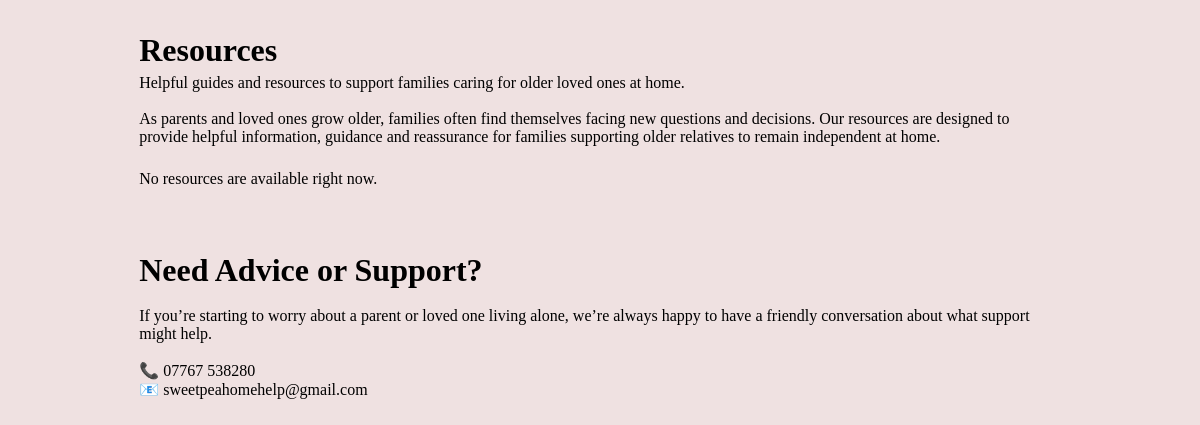
The app's page /resources/, older data.
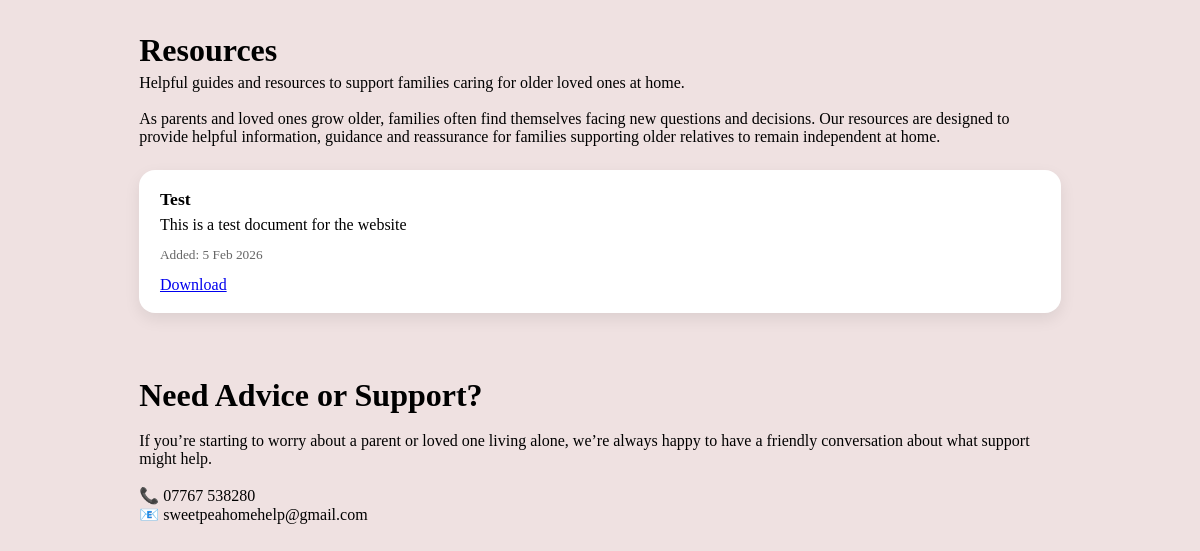
The same page, newer data.
### SweetPeaApp/models.py (models this page shows, shortened)
class ResourceDocument(models.Model):
    title = models.CharField(max_length=200)
    description = models.TextField(blank=True)
    file = models.FileField(upload_to="resources/%Y/%m/")
    uploaded_by = models.ForeignKey(
        settings.AUTH_USER_MODEL,
        on_delete=models.SET_NULL,
        null=True,
        blank=True,
        related_name="uploaded_resources",
    )
    is_published = models.BooleanField(default=True)
    created_at = models.DateTimeField(auto_now_add=True)
    class Meta:
        ordering = ["-created_at"]

### SweetPeaApp/views.py (the view)
# urls.py: path("resources/", views.public_resources, name="public_resources"),
def public_resources(request):
    docs = ResourceDocument.objects.filter(is_published=True).order_by("-created_at")
    return render(request, "SweetPeaApp/resources.html", {"docs": docs})

### SweetPeaApp/templates/SweetPeaApp/resources.html (shortened to what this page needs)
{% load static %}
<!DOCTYPE html>
<html lang="en">
<head>
  <link rel="stylesheet" href="{% static 'SweetPeaApp/css/index.css' %}">
  <link rel="stylesheet" href="https://cdnjs.cloudflare.com/ajax/libs/font-awesome/6.4.0/css/all.min.css">
</head>
<body>
  <main class="container" style="max-width: 960px; margin: 0 auto; padding: 2rem 1.2rem;">
    <header style="margin-bottom: 1.5rem;">
      <h1 style="margin-bottom: .3rem;">Resources</h1>
      <p style="margin-top: 0;">Helpful guides and resources to support families caring for older loved ones at home.</p>
      <br>
      <p>As parents and loved ones grow older, families often find themselves facing new questions and decisions. Our resources are designed to provide helpful information, guidance and reassurance for families supporting older relatives to remain independent at home.</p>
    </header>
    <section style="display: grid; gap: 1rem;">
      {% for d in docs %}
        <article style="background: #fff; border-radius: 16px; padding: 1.2rem 1.3rem; box-shadow: 0 6px 16px rgba(0,0,0,0.08);">
          <h2 style="margin: 0 0 .4rem 0; font-size: 1.1rem;">{{ d.title }}</h2>
          {% if d.description %}
            <p style="margin: 0 0 .8rem 0;">{{ d.description }}</p>
          {% endif %}
          <small style="display:block; margin-bottom: .8rem; color:#666;">
            Added: {{ d.created_at|date:"j M Y" }}
          </small>
          <a href="{% url 'public_resource_download' d.pk %}" class="btn">
            Download
          </a>
        </article>
      {% empty %}
        <p>No resources are available right now.</p>
      {% endfor %}
    </section>
  </main>
<footer style="max-width: 960px; margin: 0 auto; padding: 2rem 1.2rem;">
  <h1>Need Advice or Support?</h1>
  <br>
  <p>If you’re starting to worry about a parent or loved one living alone, we’re always happy to have a friendly conversation about what support might help.</p>
  <br>
  <a style="text-decoration:none; color: black;" href="tel:07767 538280" title="Phone" rel="noopener noreferrer">📞 07767 538280</a>
  <br>
  <a style="text-decoration:none; color: black;" href="mailto:sweetpeahomehelp@gmail.com" target="_blank" rel="noopener noreferrer">📧 sweetpeahomehelp@gmail.com</a>
</footer>
</body>

Row changes from the older to the newer data that the page shows:
added ResourceDocument: title "Test", description "This is a test document for the website", created_at "5 Feb 2026"
Text that changed along with them:
text no longer shown: "No resources are available right now."
